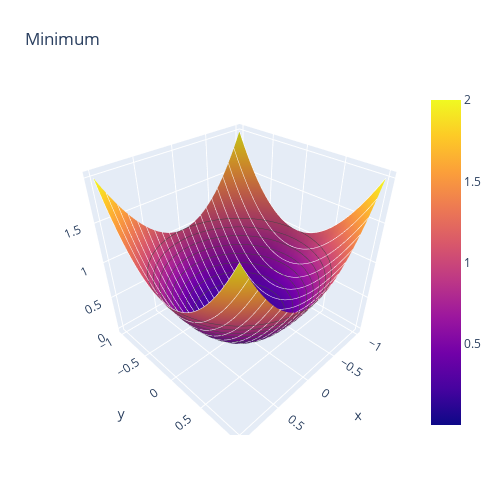

Write notebook code for a chart like this one.
### Code cell
z = [ [x[i]**2 + y[j]**2 for i in range(x.size) ] for j in range(y.size) ]
z = np.array(z)

fig = go.Figure(data=[go.Surface(
        contours = {
        "x": {"show": True, "start": -1, "end": 1, "size": 0.1, "color":"white"},
        "z": {"show": True, "start": -1, "end": 1, "size": 0.1}
        },
        x=x,y=y,z=z)])

fig.update_layout(title='Minimum', autosize=False,
                  width=500, height=500,
                  margin=dict(l=65, r=50, b=65, t=90))
fig.show()

### Figure 1 — Plotly figure (JSON) as saved in the notebook; plotly's stock layout.template omitted (floating-point values rounded to 4 significant figures; data arrays with more than 128 entries replaced by an {"elided": "..."} marker saying what was removed)
{"data": [{"contours": {"x": {"color": "white", "end": 1, "show": true, "size": 0.1, "start": -1}, "z": {"end": 1, "show": true, "size": 0.1, "start": -1}}, "type": "surface", "x": [-1, -0.9355, -0.871, -0.8065, -0.7419, -0.6774, -0.6129, -0.5484, -0.4839, -0.4194, -0.3548, -0.2903, -0.2258, -0.1613, -0.09677, -0.03226, 0.03226, 0.09677, 0.1613, 0.2258, 0.2903, 0.3548, 0.4194, 0.4839, 0.5484, 0.6129, 0.6774, 0.7419, 0.8065, 0.871, 0.9355, 1], "y": [-1, -0.9355, -0.871, -0.8065, -0.7419, -0.6774, -0.6129, -0.5484, -0.4839, -0.4194, -0.3548, -0.2903, -0.2258, -0.1613, -0.09677, -0.03226, 0.03226, 0.09677, 0.1613, 0.2258, 0.2903, 0.3548, 0.4194, 0.4839, 0.5484, 0.6129, 0.6774, 0.7419, 0.8065, 0.871, 0.9355, 1], "z": {"elided": "32x32 float values"}}], "layout": {"autosize": false, "height": 500, "margin": {"b": 65, "l": 65, "r": 50, "t": 90}, "title": {"text": "Minimum"}, "width": 500}}
